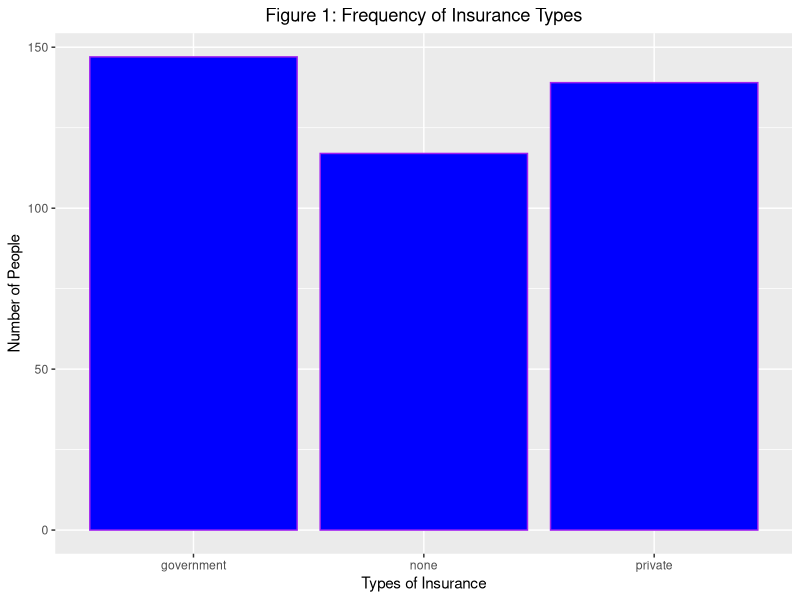
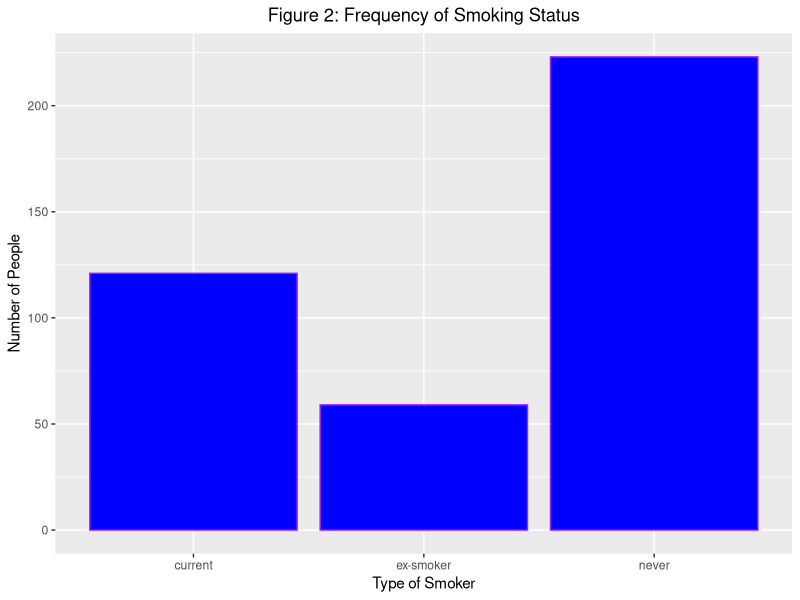
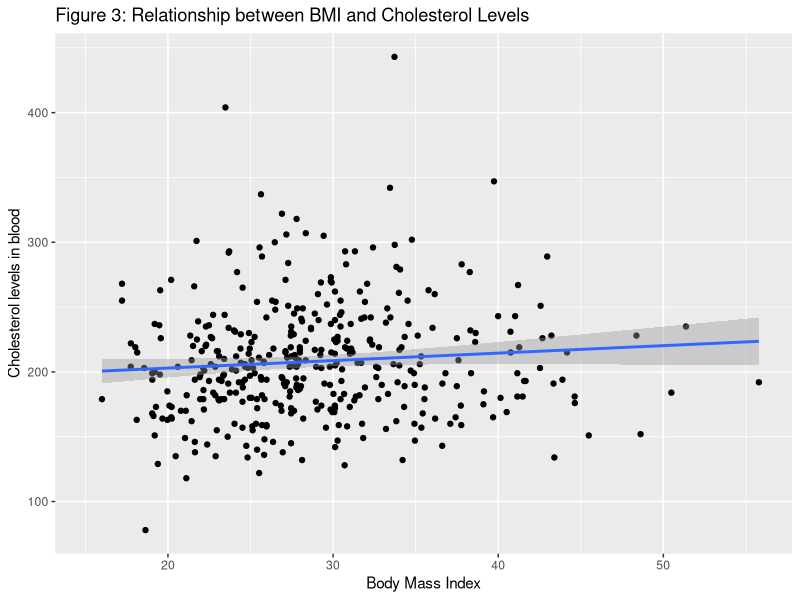
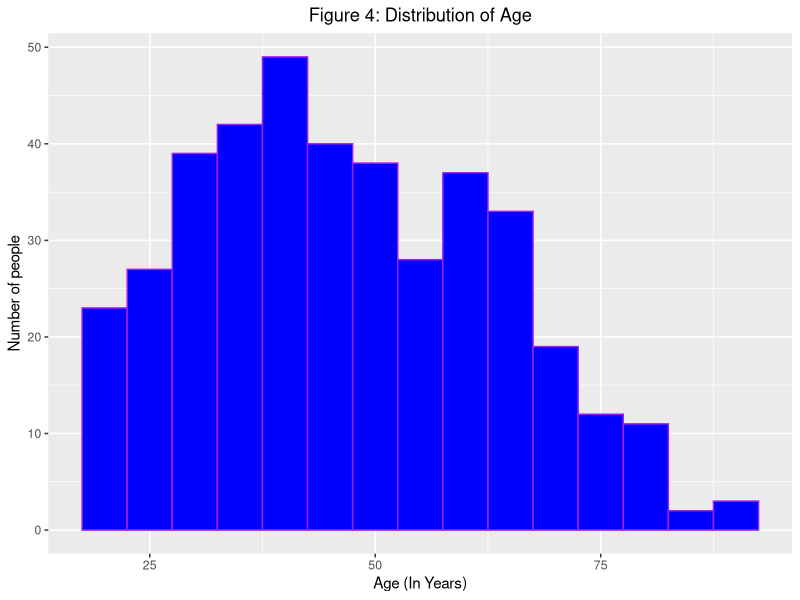

Generate these figures, in order, with R:
## ---- chunk 1
#Import libraries
library(ggplot2)
library(dplyr)
#Import dataset
diabetes <- read.csv('diabetes.csv')
#Create a variable called height.si that is the height variable converted to SI units by multiplying the height variable by 0.0254
diabetes$height.si <- (diabetes$height*.0254)
#Create a variable called weight.si that is the weight variable converted to SI units by multiplying the weight variable by 0.453592
diabetes$weight.si <- (diabetes$weight*0.453592)
#Using the new SI unit weight and height variables, calculate BMI using the following formula: BMI = weight.si/height.si^2
diabetes$BMI <- (diabetes$weight.si / (diabetes$height.si)^2)
#Create a categorical BMI variable named bmi_categorized using the following conditions: bmi < 18.5 = "underweight" bmi >= 18.5 & bmi <= 25 = "normal" bmi > 25 & bmi <= 30 = "overweight" bmi > 30 =  "obese" All other values = NA
diabetes$bmi_categorized <- (diabetes$BMI)
diabetes <- mutate(diabetes, bmi_categorized = ifelse(bmi_categorized < 18.5, "underweight",
                                       ifelse(bmi_categorized >= 18.5 & bmi_categorized <= 25, "normal",
                                       ifelse(bmi_categorized > 25 & bmi_categorized <= 30, "overweight",
                                       ifelse(bmi_categorized > 30 , "obese",
                                               NA)))))
#Recode the insurance variable to reflect the value labels (0=none, 1=government, 2=private)
diabetes <- mutate(diabetes, insurance = ifelse(insurance == 0, "none",
                                       ifelse(insurance == 1, "government",
                                       ifelse(insurance == 2, "private",
                                               NA))))
#Recode the smoking variable to reflect the value labels (1=current, 2=never and 3=ex-smoker)
diabetes <- mutate(diabetes, smoking = ifelse(smoking == 1, "current",
                                       ifelse(smoking == 2, "never",
                                       ifelse(smoking == 3, "ex-smoker",
                                               NA))))
#Include checks that show each of the new/recoded variables have been correctly coded
diabetes[,c("bmi_categorized","insurance","smoking")]


## ---- chunk 2
#Find the number of observations
(nrow(diabetes))
#Find the percentage of observations in each bmi_categorized category
round(prop.table(table(diabetes$bmi_categorized))*100,2)
#Find the percentage of observations in each gender category
round(prop.table(table(diabetes$gender))*100,2)
#Find the percentage of observations in each diabetes category
round(prop.table(table(diabetes$dm))*100,2)
#Find the average age of individuals in the dataset
(mean(diabetes$age))
#Find the average BMI of individuals in the dataset
(mean(diabetes$BMI, na.rm = TRUE))
## ---- chunk 3
#frequency of each labeled category of the insurance variable
insurance <- ggplot(data=diabetes) + aes(x=insurance) + geom_bar(fill="blue", color="purple") +
  labs(title="Figure 1: Frequency of Insurance Types",x="Types of Insurance", y = "Number of People") + theme(plot.title = element_text(hjust = 0.5))
insurance

#frequency of each labeled category of the smoking variable
smoking <- ggplot(data=diabetes) + aes(x=smoking) + geom_bar(fill="blue", color="purple") +
  labs(title="Figure 2: Frequency of Smoking Status",x="Type of Smoker", y = "Number of People") + theme(plot.title = element_text(hjust = 0.5))
smoking

#relationship between BMI (independent variable) and cholesterol (dependent variable)
BMI <- ggplot(data=diabetes, aes(x = BMI, y = chol)) + geom_point() + geom_smooth(method="lm") + labs(title="Figure 3: Relationship between BMI and Cholesterol Levels",x="Body Mass Index", y = "Cholesterol levels in blood")
BMI
#Calculate the correlation coefficient
cor.test(diabetes$BMI, diabetes$chol, method = "pearson", conf.level = 0.95)

#Create a histogram of the age variable, using a binwidth of 5
age <- ggplot(data=diabetes) + aes(x=age) +  geom_histogram(binwidth =5, fill="blue", color="purple") +
  labs(title="Figure 4: Distribution of Age",x="Age (In Years)",y="Number of people") + theme(plot.title = element_text(hjust = .5))
age

## ---- chunk 4
# insert logistic regression code
logistic_regression <- glm(dm ~ age + BMI + factor(gender), data = diabetes, family = "binomial")
summary(logistic_regression)
